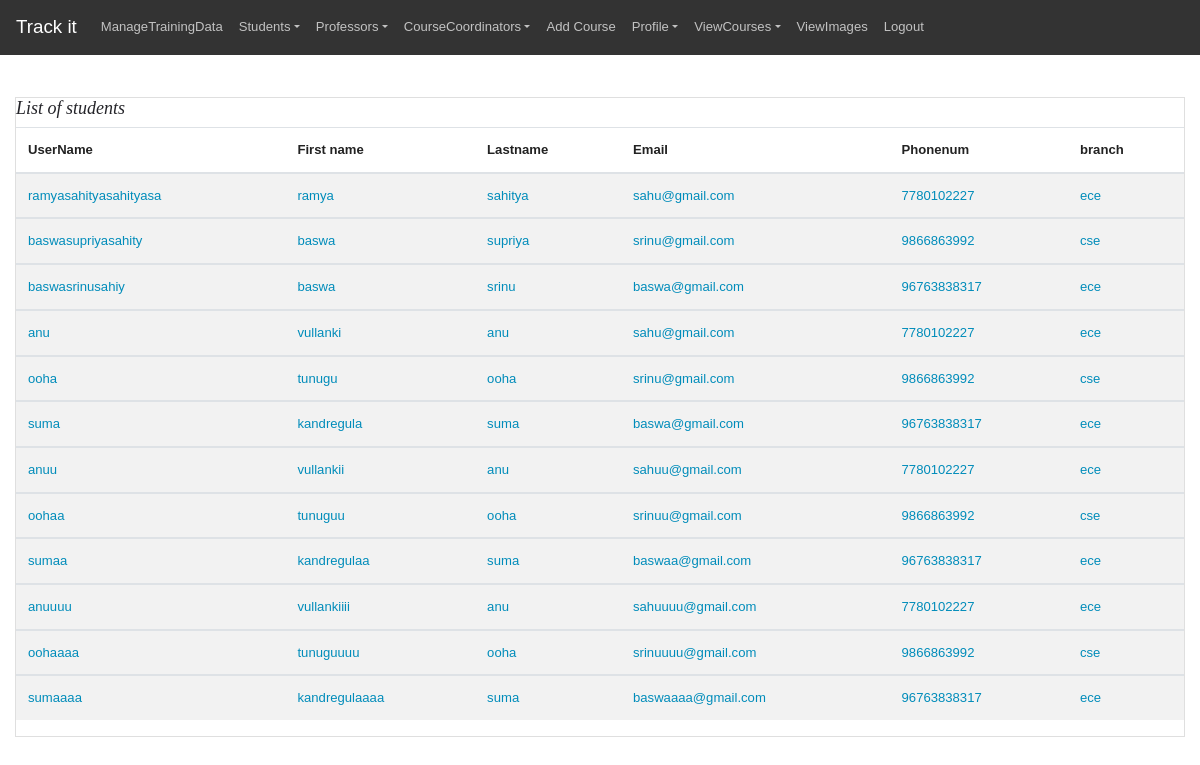
Page /display_students on the committed database.
### myapp/models.py (models this page shows, shortened)
class  Student(models.Model):
    category_choices=(
    ('Student','Student'),
    ('Teacher','Teacher'),
    ('Admin','Admin'),
    ('CourseCoordinator','CourseCoordinator')
    )
    Branch_choices=(
    ('ECE','ECE'),
    ('CSE','CSE'),
    ('EEE','EEE'),
    ('mech','mech')
    )
    username = models.CharField(max_length=150,default="",)
    firstname = models.CharField(max_length=150)
    lastname = models.CharField(max_length=150)
    email= models.EmailField(max_length=150,null=True,blank=True)
    phone_num = models.BigIntegerField(null=True,blank=True)
    year = models.BigIntegerField(null=True,blank=True)
    roll_num= models.CharField(max_length=150)
    branch=models.CharField(max_length=150,default="",choices=Branch_choices)
    category= models.CharField(max_length=150,default="",choices=category_choices)

### myapp/views.py (the view)
# urls.py: path('display_students',views.display_students,name="display_students"),
def display_students(request):
    data = Student.objects.all()
    stu = {
         "student_number": data
     }
    return render(request,"doctor/studentprofile.html",stu)

### myapp/templates/doctor/studentprofile.html (shortened to what this page needs)
{% load static %}
<!doctype html>
<html lang="en">
<head>
    <link rel="stylesheet" href="{%static 'homepage/css/bootstrap.min.css' %}">
    <link rel="stylesheet" href="{%static 'homepage/css/bootstrap2.min.css' %}">
    <link rel="stylesheet" href="{%static 'homepage/css/style1.css' %}">
</head>
<body><header><nav class="navbar navbar-expand-lg navbar-dark bg-dark">
  <a class="navbar-brand" href="#">Track it</a>
  <div class="collapse navbar-collapse" id="navbarColor02">
    <ul class="navbar-nav mr-auto">
  <li class="nav-item">
    <a class="nav-link " href="/upload_class_photos">ManageTrainingData</a>
  </li>
  <li class="nav-item dropdown">
    <a class="nav-link dropdown-toggle" data-toggle="dropdown" href="#" role="button" aria-haspopup="true" aria-expanded="false">Students</a>
  </li>
  <li class="nav-item dropdown">
    <a class="nav-link dropdown-toggle" data-toggle="dropdown" href="#" role="button" aria-haspopup="true" aria-expanded="false">Professors</a>
  </li>
  <li class="nav-item dropdown">
    <a class="nav-link dropdown-toggle" data-toggle="dropdown" href="#" role="button" aria-haspopup="true" aria-expanded="false">CourseCoordinators</a>
  </li>
<li class="nav-item">
  <a class="nav-link " href="/add_course">Add Course</a>
</li>
<li class="nav-item dropdown">
  <a class="nav-link dropdown-toggle" data-toggle="dropdown" href="#" role="button" aria-haspopup="true" aria-expanded="false">Profile</a>
</li>
<li class="nav-item dropdown">
  <a class="nav-link dropdown-toggle" data-toggle="dropdown" href="#" role="button" aria-haspopup="true" aria-expanded="false">ViewCourses</a>
</li>
<li class="nav-item">
  <a class="nav-link " href="/fill_images">ViewImages</a>
</li>
<li class="nav-item">
  <a class="nav-link " href="/logout">Logout</a>
</li>
</ul>
  </div>
</nav>
</header><br> <br>
<div class="content">
  <div class="container-fluid">
      <div class="row">
          <div class="col-md-12">
              <div class="card">
                  <div class="header">
                      <h4 class="title"><i>List of students</i></h4>
                  </div>
                  <div class="content table-responsive table-full-width">
                      <table class="table table-hover table-striped">
                          <thead>
                              <th>UserName</th>
                            <th>First name</th>
                            <th>Lastname</th>
                            <th>Email</th>
                            <th>Phonenum</th>
                            <th>branch</th>
                          </thead>
                          {% for student in student_number %}
                          <tbody>
                              <tr class='text-primary'>
                                <td>{{ student.username}}</td>
                                <td>{{student.firstname}}</td>
                                <td>{{student.lastname}}</td>
                                <td>{{student.email}}</td>
                                <td>{{student.phone_num}}</td>
                                <td>{{student.branch}}</td>
{% endfor %}
   </tr>
                          </tbody>
                      </table>
                  </div>
              </div>
          </div>
    </div>
</div>
</div>

### myapp/templates/doctor/studentprofile.html (style rules this page uses)
* { box-sizing: border-box; }
body { font-family: Verdana, sans-serif; }

### rows in the picture
Student: username "ramyasahityasahityasa", firstname "ramya", lastname "sahitya", email "sahu@gmail.com", phone_num "7780102227", branch "ece"
Student: username "baswasupriyasahity", firstname "baswa", lastname "supriya", email "srinu@gmail.com", phone_num "9866863992", branch "cse"
Student: username "baswasrinusahiy", firstname "baswa", lastname "srinu", email "baswa@gmail.com", phone_num "96763838317", branch "ece"
Student: username "anu", firstname "vullanki", lastname "anu", email "sahu@gmail.com", phone_num "7780102227", branch "ece"
Student: username "ooha", firstname "tunugu", lastname "ooha", email "srinu@gmail.com", phone_num "9866863992", branch "cse"
Student: username "suma", firstname "kandregula", lastname "suma", email "baswa@gmail.com", phone_num "96763838317", branch "ece"
Student: username "anuu", firstname "vullankii", lastname "anu", email "sahuu@gmail.com", phone_num "7780102227", branch "ece"
Student: username "oohaa", firstname "tunuguu", lastname "ooha", email "srinuu@gmail.com", phone_num "9866863992", branch "cse"
Student: username "sumaa", firstname "kandregulaa", lastname "suma", email "baswaa@gmail.com", phone_num "96763838317", branch "ece"
Student: username "anuuuu", firstname "vullankiiii", lastname "anu", email "sahuuuu@gmail.com", phone_num "7780102227", branch "ece"
Student: username "oohaaaa", firstname "tunuguuuu", lastname "ooha", email "srinuuuu@gmail.com", phone_num "9866863992", branch "cse"
Student: username "sumaaaa", firstname "kandregulaaaa", lastname "suma", email "baswaaaa@gmail.com", phone_num "96763838317", branch "ece"
